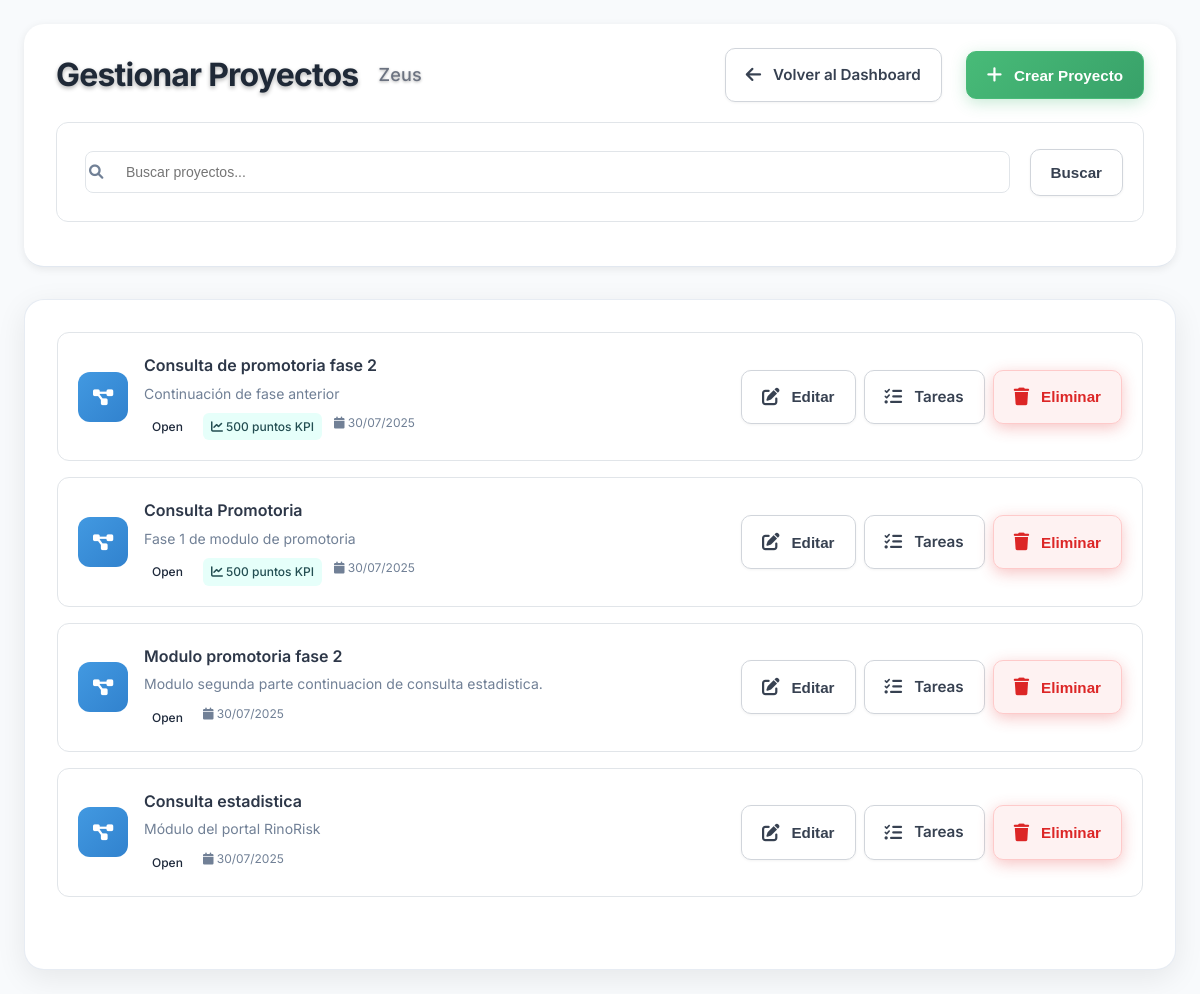
The page /public/?route=clan_leader/projects (signed in) on the database its author committed.
### tables this page shows
CREATE TABLE `Clans` (
  `clan_id` int NOT NULL,
  `clan_name` varchar(100) NOT NULL,
  `clan_departamento` varchar(100) NOT NULL,
  `created_at` timestamp NULL DEFAULT CURRENT_TIMESTAMP
);

CREATE TABLE `Projects` (
  `project_id` int NOT NULL,
  `project_name` varchar(255) NOT NULL,
  `description` text,
  `clan_id` int NOT NULL,
  `created_by_user_id` int NOT NULL,
  `status` varchar(50) DEFAULT 'open',
  `total_tasks` int DEFAULT '0',
  `completed_tasks` int DEFAULT '0',
  `progress_percentage` decimal(5,2) DEFAULT '0.00',
  `created_at` timestamp NULL DEFAULT CURRENT_TIMESTAMP,
  `updated_at` timestamp NULL DEFAULT CURRENT_TIMESTAMP ON UPDATE CURRENT_TIMESTAMP,
  `kpi_quarter_id` int DEFAULT NULL,
  `kpi_points` int DEFAULT '0',
  `task_distribution_mode` enum('automatic','percentage') DEFAULT 'automatic'
);

### app/models/User.php (called while the page is built, shortened)
<?php
class User {
    private $db;
    public function __construct() {
        $this->db = Database::getConnection();
    }
    public function findById($id) {
        try {
            $stmt = $this->db->prepare("
                SELECT user_id, username, email, full_name, is_active, last_login, created_at
                FROM Users
                WHERE user_id = ? AND is_active = 1
            ");
            $stmt->execute([$id]);
            return $stmt->fetch();
        } catch (PDOException $e) {
            error_log("Error al buscar usuario por ID: " . $e->getMessage());
            return false;
        }
    }
    public function getUserClan($userId) {
        try {
            $stmt = $this->db->prepare("
                SELECT
                    c.clan_id,
                    c.clan_name,
                    c.clan_departamento
                FROM Clans c
                JOIN Clan_Members cm ON c.clan_id = cm.clan_id
                WHERE cm.user_id = ?
                LIMIT 1
            ");
            $stmt->execute([$userId]);
            return $stmt->fetch();
        } catch (PDOException $e) {
            error_log("Error al obtener clan del usuario: " . $e->getMessage());
            return false;
        }
    }
}

### config/database.php (called while the page is built, shortened)
<?php
class Database {
    private static $connection = null;
    public static function getConnection() {
        if (self::$connection === null) {
            try {
                $dsn = "mysql:host=" . DB_HOST . ";dbname=" . DB_NAME . ";charset=utf8mb4";
                $options = [
                    PDO::ATTR_ERRMODE => PDO::ERRMODE_EXCEPTION,
                    PDO::ATTR_DEFAULT_FETCH_MODE => PDO::FETCH_ASSOC,
                    PDO::ATTR_EMULATE_PREPARES => false,
                ];
                self::$connection = new PDO($dsn, DB_USERNAME, DB_PASSWORD, $options);
            } catch (PDOException $e) {
                die('Error de conexión a la base de datos: ' . $e->getMessage());
            }
        }
        return self::$connection;
    }
}

### app/models/Auth.php (called while the page is built, shortened)
<?php
class Auth {
    private $userModel;
    public function __construct() {
        $this->userModel = new User();
    }
    public function isLoggedIn() {
        return isset($_SESSION['user_id']) && !empty($_SESSION['user_id']);
    }
    public function getCurrentUser() {
        return $this->userModel->findById($_SESSION['user_id']);
    }
}

### app/models/Project.php (called while the page is built, shortened)
<?php
class Project {
    private $db;
    public function __construct() {
        $this->db = Database::getConnection();
    }
    public function getByClan($clanId) {
        try {
            $stmt = $this->db->prepare("
                SELECT
                    p.*,
                    c.clan_name,
                    u.full_name as created_by_name
                FROM Projects p
                LEFT JOIN Clans c ON p.clan_id = c.clan_id
                LEFT JOIN Users u ON p.created_by_user_id = u.user_id
                WHERE p.clan_id = ?
                ORDER BY p.created_at DESC
            ");
            $stmt->execute([$clanId]);
            return $stmt->fetchAll();
        } catch (PDOException $e) {
            error_log("Error al obtener proyectos del clan: " . $e->getMessage());
            return [];
        }
    }
}

### app/views/clan_leader/projects.php (the view, shortened to what this page needs)
<div class="clan-leader-projects minimal">
    <header class="minimal-header">
        <div class="header-row">
            <div class="title-minimal">
                <h1>Gestionar Proyectos</h1>
                <span class="subtitle"><?php echo htmlspecialchars($clan['clan_name']); ?></span>
            </div>
            <div class="actions-minimal">
                <a href="?route=clan_leader/dashboard" class="btn-minimal">
                    <i class="fas fa-arrow-left"></i>
                    Volver al Dashboard
                </a>
                <button class="btn-minimal primary" onclick="openCreateProjectModal()">
                    <i class="fas fa-plus"></i>
                    Crear Proyecto
                </button>
            </div>
        </div>
        <div class="search-minimal">
            <form method="GET" action="?route=clan_leader/projects">
                <div class="search-input">
                    <i class="fas fa-search"></i>
                    <input type="text" name="search" value="<?php echo htmlspecialchars($search); ?>"
                           placeholder="Buscar proyectos...">
                </div>
                <button type="submit" class="btn-minimal">Buscar</button>
            </form>
        </div>
    </header>
    <div class="content-minimal">
        <section class="projects-minimal">
            <?php if (!empty($projects)): ?>
                <div class="projects-list">
                    <?php foreach ($projects as $project): ?>
                        <div class="project-item">
                            <div class="project-info">
                                <div class="project-icon">
                                    <i class="fas fa-project-diagram"></i>
                                </div>
                                <div class="project-details">
                                    <div class="project-name"><?php echo htmlspecialchars($project['project_name']); ?></div>
                                    <div class="project-description"><?php echo htmlspecialchars($project['description']); ?></div>
                                    <div class="project-meta">
                                        <span class="project-status status-<?php echo $project['status']; ?>">
                                            <?php echo ucfirst($project['status']); ?>
                                        </span>
                                        <?php if ($project['kpi_points'] > 0): ?>
                                            <span class="project-kpi">
                                                <i class="fas fa-chart-line"></i>
                                                <?php echo number_format($project['kpi_points']); ?> puntos KPI
                                            </span>
                                        <?php endif; ?>
                                        <span class="project-date">
                                            <i class="fas fa-calendar"></i>
                                            <?php echo date('d/m/Y', strtotime($project['created_at'])); ?>
                                        </span>
                                    </div>
                                </div>
                            </div>
                            <div class="project-actions">
                                <button class="btn-minimal" onclick="openEditProjectModal(<?php echo $project['project_id']; ?>, '<?php echo htmlspecialchars($project['project_name']); ?>', '<?php echo htmlspecialchars($project['description']); ?>')">
                                    <i class="fas fa-edit"></i>
                                    Editar
                                </button>
                                <a href="?route=clan_leader/tasks&project_id=<?php echo $project['project_id']; ?>" class="btn-minimal">
                                    <i class="fas fa-tasks"></i>
                                    Tareas
                                </a>
                                <button class="btn-minimal danger" onclick="deleteProject(<?php echo $project['project_id']; ?>, '<?php echo htmlspecialchars($project['project_name']); ?>')">
                                    <i class="fas fa-trash"></i>
                                    Eliminar
                                </button>
                            </div>
                        </div>
                    <?php endforeach; ?>
                </div>
            <?php endif; ?>
        </section>
    </div>
</div>
<?php
require_once __DIR__ . '/../admin/layout.php';
?>

### public/assets/css/theme.css (style rules this page uses)
:root { --primary-color: #6366f1; --primary-light: #8b5cf6; --primary-dark: #4f46e5; --primary-gradient: linear-gradient(135deg, #6366f1 0%, #8b5cf6 100%); --secondary-color: #10b981; --secondary-light: #34d399; --secondary-dark: #059669; --bg-primary: #ffffff; --bg-secondary: #f8fafc; --bg-tertiary: #f1f5f9; --bg-accent: #e2e8f0; --bg-dark: #0f172a; --bg-glass: rgba(255, 255, 255, 0.8); --bg-glass-dark: rgba(15, 23, 42, 0.8); --text-primary: #1e293b; --text-secondary: #64748b; --text-muted: #94a3b8; --text-light: #cbd5e1; --text-white: #ffffff; --success: #10b981; --warning: #f59e0b; --error: #ef4444; --info: #3b82f6; --shadow-sm: 0 1px 2px 0 rgba(0, 0, 0, 0.05); --shadow-md: 0 4px 6px -1px rgba(0, 0, 0, 0.1); --shadow-lg: 0 10px 15px -3px rgba(0, 0, 0, 0.1); --shadow-xl: 0 20px 25px -5px rgba(0, 0, 0, 0.1); --shadow-glow: 0 0 20px rgba(99, 102, 241, 0.3); --radius-sm: 6px; --radius-md: 12px; --radius-lg: 20px; --radius-xl: 24px; --radius-full: 9999px; --spacing-xs: 0.25rem; --spacing-sm: 0.5rem; --spacing-md: 1rem; --spacing-lg: 1.5rem; --spacing-xl: 2rem; --spacing-2xl: 3rem; --font-family: 'Inter', 'Segoe UI', system-ui, -apple-system, sans-serif; --font-mono: 'JetBrains Mono', 'Fira Code', monospace; --font-weight-light: 300; --font-weight-normal: 400; --font-weight-medium: 500; --font-weight-semibold: 600; --font-weight-bold: 700; --transition-fast: 0.15s ease; --transition-normal: 0.3s ease; --transition-slow: 0.5s ease; --glass-bg: rgba(255, 255, 255, 0.1); --glass-border: rgba(255, 255, 255, 0.2); --glass-backdrop: blur(10px); }
* { margin: 0; padding: 0; box-sizing: border-box; }
body { font-family: var(--font-family); background: var(--bg-secondary); color: var(--text-primary); line-height: 1.6; font-weight: var(--font-weight-normal); transition: all var(--transition-normal); -webkit-font-smoothing: antialiased; -moz-osx-font-smoothing: grayscale; }

### public/assets/css/admin.css (style rules this page uses)
* { box-sizing: border-box; }
body { margin: 0; padding: 0; font-family: 'Inter', 'Segoe UI', system-ui, sans-serif; background: #f8fafc; color: #1e293b; line-height: 1.6; }
:root { --admin-primary: #6366f1; --admin-primary-dark: #4f46e5; --admin-secondary: #10b981; --admin-bg-primary: #ffffff; --admin-bg-secondary: #f8fafc; --admin-bg-tertiary: #f1f5f9; --admin-bg-accent: #e2e8f0; --admin-text-primary: #1e293b; --admin-text-secondary: #64748b; --admin-text-muted: #94a3b8; --admin-border: #e2e8f0; --admin-shadow: 0 4px 6px -1px rgba(0, 0, 0, 0.1); --admin-shadow-lg: 0 10px 15px -3px rgba(0, 0, 0, 0.1); --admin-radius: 12px; --admin-radius-lg: 20px; --admin-spacing: 1rem; --admin-spacing-lg: 1.5rem; --admin-spacing-xl: 2rem; }
.search-input { border: none; background: transparent; padding: 8px; font-size: 0.9rem; color: var(--admin-text-primary); width: 250px; outline: none; }

### rows shown on the page
clans: clan_name "Zeus"
projects: project_name "Consulta de promotoria fase 2", description "Continuación de fase anterior", status "Open", kpi_points "500", created_at "30/07/2025"
projects: project_name "Consulta Promotoria", description "Fase 1 de modulo de promotoria", status "Open", kpi_points "500", created_at "30/07/2025"
projects: project_name "Modulo promotoria fase 2", description "Modulo segunda parte continuacion de consulta estadistica.", status "Open", created_at "30/07/2025"
projects: project_name "Consulta estadistica", description "Módulo del portal RinoRisk", status "Open", created_at "30/07/2025"
